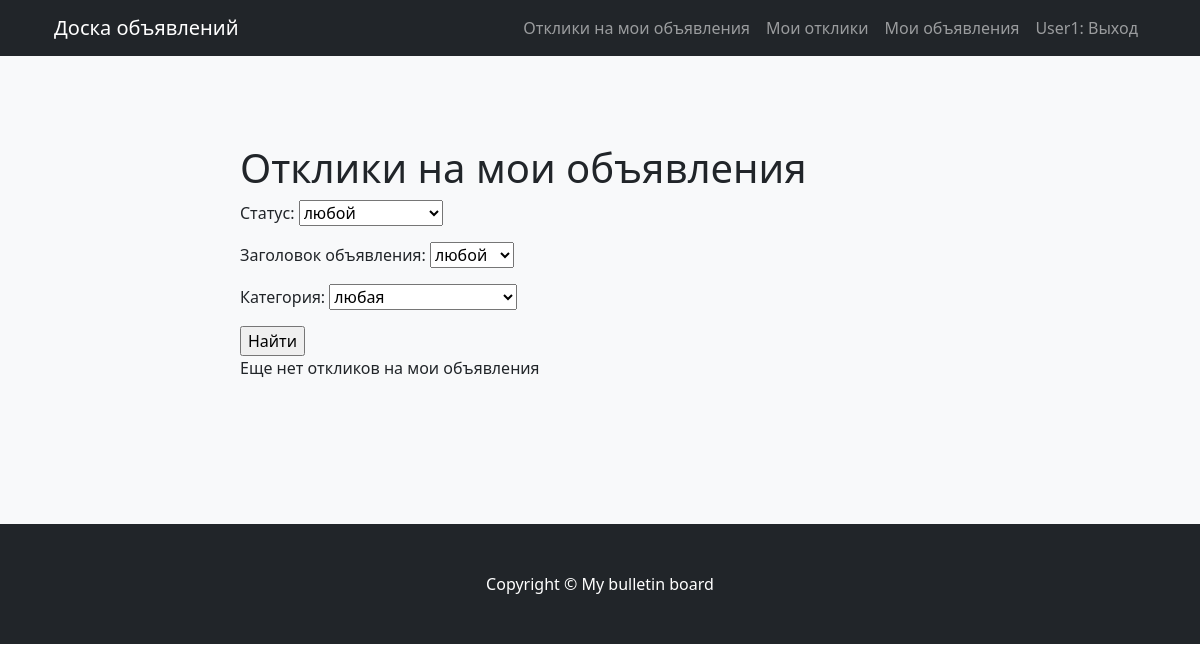
The app's page /board/replays (signed in), older data.
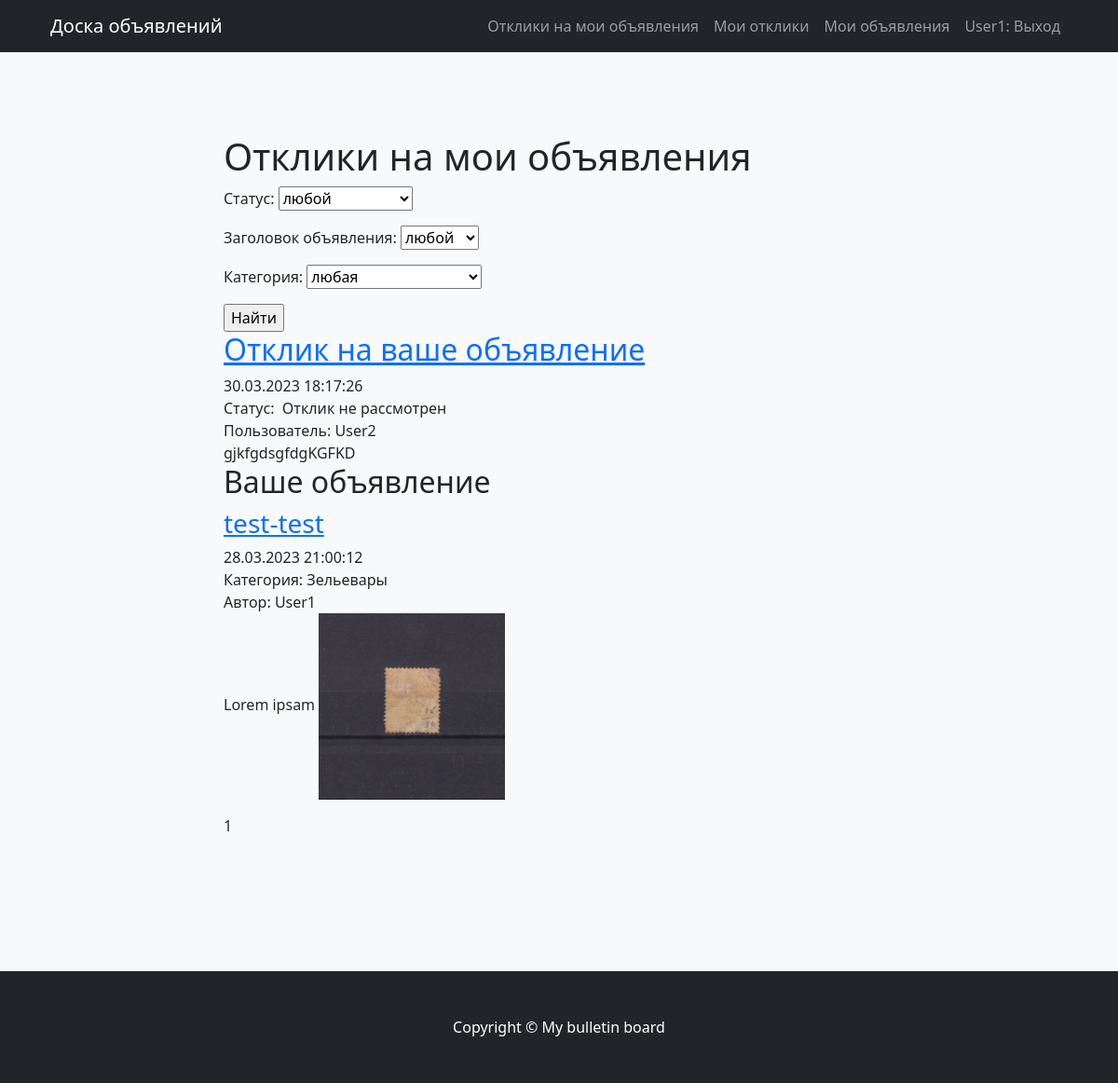
The same page, newer data.
### board/models.py (models this page shows, shortened)
class Replay(models.Model):
    user = models.ForeignKey(User, on_delete=models.CASCADE)
    bulletin = models.ForeignKey(Bulletin, on_delete=models.CASCADE)
    created = models.DateTimeField(auto_now_add=True)
    body = models.TextField()
    accepted = models.BooleanField(default=False)

class Bulletin(models.Model):
    author = models.ForeignKey(User, on_delete=models.CASCADE)
    created = models.DateTimeField(auto_now_add=True)
    title = models.CharField(max_length=255)
    body = RichTextUploadingField()
    category = models.ForeignKey(Category, on_delete=models.RESTRICT)
    def __str__(self):
        return self.title

class Category(models.Model):
    name = models.CharField(max_length=128, unique=True)
    def __str__(self):
        return self.name

### board/views.py (the view)
# urls.py: path('replays', ReplayList.as_view(), name='replay_list'),
class ReplayList(ListView):
    model = Replay
    ordering = 'accepted -created'
    template_name = 'replay_list.html'
    context_object_name = 'replays'
    paginate_by = 10
    def __init__(self):
        super().__init__()
        self.filter_set = None
        self.request = None
    def get(self, request, *args, **kwargs):
        self.request = request
        return super().get(request, *args, **kwargs)
    def get_queryset(self):
        queryset = Replay.objects.filter(bulletin__author=self.request.user)
        self.filter_set = ReplayFilter(self.request.GET, queryset, request=self.request)
        return self.filter_set.qs.select_related('bulletin')
    def get_context_data(self, **kwargs):
        context = super().get_context_data(**kwargs)
        context['filter_set'] = self.filter_set
        return context

### board/templates/Board/replay_list.html (shortened to what this page needs)
{% extends 'default.html' %}
{% load board_filters %}
{% block content %}
  <h1>
    Отклики на мои объявления
  </h1>
  {% if filter_set %}
    <form action="" method="get">
      {{ filter_set.form.as_p }}
      <input type="submit" value="Найти" />
    </form>
  {% endif %}
  {% for replay in replays %}
    <div class="replay">
      <h2>
        <a href="{% url 'replay_detail' replay.pk %}">
          Отклик на ваше объявление
        </a>
      </h2>
      <div>
        {{ replay.created|date:"d.m.Y H:i:s" }}
      </div>
      <div>
        Статус:&nbsp;
        {% if replay.accepted %}
         Отклик принят
        {% else %}
          Отклик не рассмотрен
        {% endif %}
      </div>
      <div class="author">
        Пользователь: {{ replay.user }}
      </div>
      <div>
        {{ replay.body }}
      </div>
      <h2>
        Ваше объявление
      </h2>
      <h3 class="title">
        <a href="{% url 'bulletin_detail' replay.bulletin.pk %}">
          {{ replay.bulletin.title }}
        </a>
      </h3>
      <div class="date">
        {{ replay.bulletin.created|date:"d.m.Y H:i:s" }}
      </div>
      <div class="date">
        Категория: {{ replay.bulletin.category }}
      </div>
      <div class="author">
        Автор: {{ replay.bulletin.author }}
      </div>
      <div class="content">
        {% autoescape off %}
        {{ replay.bulletin.body }}
        {% endautoescape %}
      </div>
    </div>
    {{ page_obj.number }}
  {% empty %}
    <div>
      Еще нет откликов на мои объявления
    </div>
  {% endfor %}
{% endblock %}

### templates/default.html (shortened to what this page needs)
<!DOCTYPE html>
<html lang="en">
    <head>
        {% load static %}
        <link href="{% static 'css/styles.css' %}" rel="stylesheet" />
    </head>
    <body id="page-top">
        <nav class="navbar navbar-expand-lg navbar-dark bg-dark fixed-top" id="mainNav">
            <div class="container px-4">
                <a class="navbar-brand" href="/">Доска объявлений</a>
                <div class="collapse navbar-collapse" id="navbarResponsive">
                    <ul class="navbar-nav ms-auto">
                      {% if user.is_authenticated %}
                        <li class="nav-item"><a class="nav-link" href="{% url 'replay_list' %}">Отклики на мои объявления</a></li>
                        <li class="nav-item"><a class="nav-link" href="{% url 'replay_my_list' %}">Мои отклики</a></li>
                        <li class="nav-item"><a class="nav-link" href="{% url 'bulletin_my_list' %}">Мои объявления</a></li>
                        <li class="nav-item"><a class="nav-link" href="{% url 'logout' %}">{{ user }}: Выход</a></li>
                      {% else %}
                        <li class="nav-item"><a class="nav-link" href="{% url 'board_signup' %}">Регистрация</a></li>
                        <li class="nav-item"><a class="nav-link" href="{% url 'login' %}">Вход</a></li>
                      {% endif %}
                    </ul>
                </div>
            </div>
        </nav>
        <section class="bg-light" id="content">
            <div class="container px-4">
                <div class="row gx-4 justify-content-center">
                    <div class="col-lg-8">
                        {% block content %}
                        {% endblock %}
                    </div>
                </div>
            </div>
        </section>
        <footer class="py-5 bg-dark">
            <div class="container px-4"><p class="m-0 text-center text-white">Copyright &copy; My bulletin board</p></div>
        </footer>
    </body>
</html>

Row changes from the older to the newer data that the page shows:
added Replay: created "30.03.2023 18:17:26", accepted "Отклик не рассмотрен", user "User2", body "gjkfgdsgfdgKGFKD", bulletin "test-test", bulletin.created "28.03.2023 21:00:12", bulletin.category "Зельевары", bulletin.author "User1", bulletin.body "Lorem ipsam", bulletin.body (picture), number "1"
Text that changed along with them:
text no longer shown: "Еще нет откликов на мои объявления"
